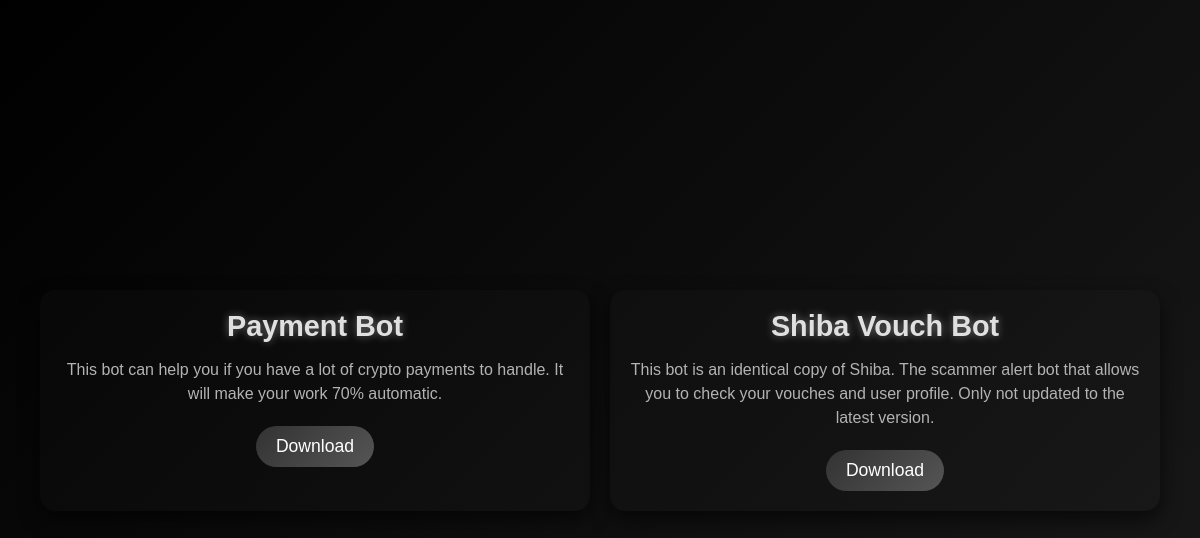
The page /tools.php (signed in) on the database its author committed.
### tables this page shows
CREATE TABLE tools (
        id INTEGER PRIMARY KEY AUTOINCREMENT,
        title TEXT NOT NULL,
        description TEXT NOT NULL,
        download_link TEXT NOT NULL,
        created_at DATETIME DEFAULT CURRENT_TIMESTAMP
    );

### tools.php (the view, shortened to what this page needs)
<?php
try {
    $db = new PDO('sqlite:database.db');
    $db->setAttribute(PDO::ATTR_ERRMODE, PDO::ERRMODE_EXCEPTION);
} catch (PDOException $e) {
    echo "Connection failed: " . $e->getMessage();
    exit;
}
$stmt = $db->query("SELECT * FROM tools");
$tools = $stmt->fetchAll(PDO::FETCH_ASSOC);
?>
<!DOCTYPE html>
<html lang="it">
<head>
</head>
<body>
    <div class="container">
        <?php foreach ($tools as $tool): ?>
            <div class="card">
                <h2><?php echo htmlspecialchars($tool['title']); ?></h2>
                <p><?php echo htmlspecialchars($tool['description']); ?></p>
                <a href="<?php echo htmlspecialchars($tool['download_link']); ?>" class="button">Download</a>
            </div>
        <?php endforeach; ?>
    </div>
</body>
</html>

### tools.php (style rules this page uses)
* { margin: 0; padding: 0; box-sizing: border-box; }
body { font-family: 'Arial', sans-serif; background: linear-gradient(135deg, #000000, #1a1a1a); color: #fff; display: flex; justify-content: center; align-items: center; min-height: 100vh; }
.container { display: grid; grid-template-columns: repeat(auto-fit, minmax(300px, 1fr)); gap: 20px; justify-items: center; padding: 40px; width: 100%; max-width: 1200px; }
.card { background: rgba(48, 47, 47, 0.1); border-radius: 15px; padding: 20px; text-align: center; box-shadow: 0 8px 20px rgba(0, 0, 0, 0.6); transition: transform 0.3s ease, box-shadow 0.3s ease; max-width: 100%; }
h2 { font-size: 1.8rem; margin-bottom: 15px; color: #e0e0e0; text-shadow: 0 0 8px rgba(255, 255, 255, 0.4); }
p { font-size: 1rem; margin-bottom: 20px; color: #b3b3b3; line-height: 1.5; }
.button { display: inline-block; padding: 10px 20px; background: linear-gradient(135deg, #333333, #555555); border-radius: 25px; color: #fff; text-decoration: none; font-size: 1.1rem; transition: background 0.3s ease, transform 0.3s; }

### rows shown on the page
tools: title "Payment Bot", description "This bot can help you if you have a lot of crypto payments to handle. It will make your work 70% automatic."
tools: title "Shiba Vouch Bot", description "This bot is an identical copy of Shiba. The scammer alert bot that allows you to check your vouches and user profile. Only not updated to the latest version."
